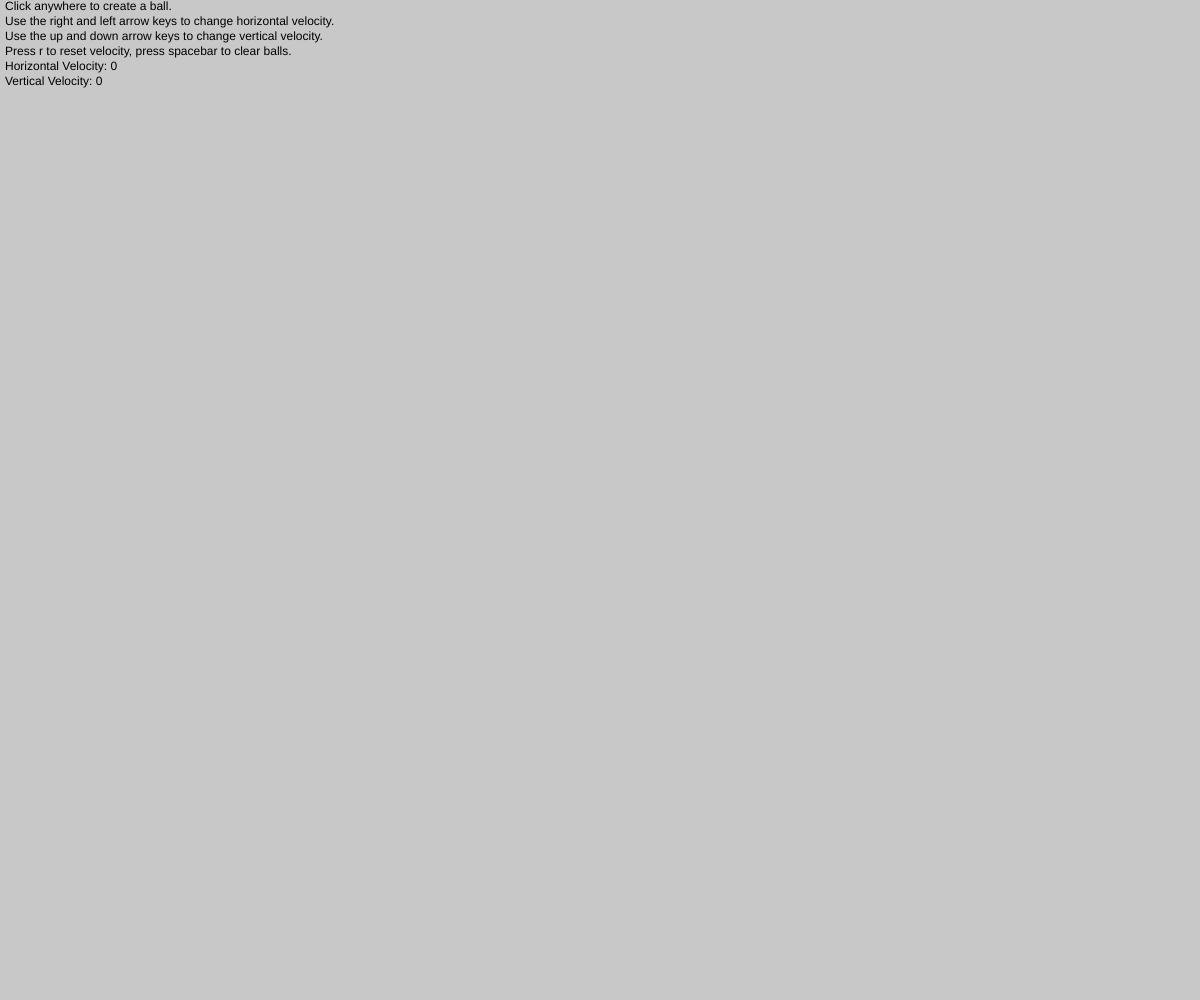
Frame 1 (no input)
Frame 60 (no input): identical to frame 1, image omitted
Frame 120 (the mouse pressed at the canvas centre since frame 60): identical to frame 1, image omitted

The p5.js sketch that drew this single still picture (run headless with seeded random() and noise() and a simulated clock; from frame 60 on, the mouse is pressed at the canvas centre):

// p5.js sketch
// ── sketch.js
// Alex Pohorecky
// Monday, February 26, 2018
// Computer Science 30, Period 5
// Bouncing Balls Simulator
// Extra For Experts:
// I used a random function to generate randomly colored balls.
// I used the class-type to create the ball object, which wasn't taught in class.

let balls = [];
let elasticity = 3;
let friction = 0.01;
let horizontalVelocity = 0;
let verticalVelocity = 0;
let gravity = 0.98;
let menuState = true;

function setup() {

  createCanvas(windowWidth, windowHeight);
}

function draw() {
  // if (menuState){
  //   menu();
  //   if ( mouseX > width/3  && mouseX < 2*width/3 &&  mouseY > height/3 && mouseY < 2*height/3 && mouseIsPressed){
  //     menuState = false;
  //   }
  // }
  // else{
  background(200);
  fill(0)
  text("Click anywhere to create a ball.\nUse the right and left arrow keys to change horizontal velocity.\nUse the up and down arrow keys to change vertical velocity.\nPress r to reset velocity, press spacebar to clear balls.", 5, 10);
  text("Horizontal Velocity: " + horizontalVelocity, 5, 70);
  text("Vertical Velocity: " + -1 * verticalVelocity, 5, 85);


  // For every ball in the list balls...
  for (let ball of balls) {
    ball.move();
    ball.animate();
  }
//   if (keyIsPressed && keyCode === 27){
//     menuState = true;
//   }
//
// }
}

function mouseClicked() {
  // Every time the mouse is clicked, create a new ball and append it to the list balls
  balls.push(new Ball(mouseX, mouseY, 20, horizontalVelocity, verticalVelocity, 0, gravity, random(255), random(255), random(255)));
}

function keyPressed(){
  // If the Spacebar is pressed...
  if (keyCode === 32){
    // Clear all balls
    balls = [];
  }
  // If the left arrow key is pressed...
  if (keyCode === LEFT_ARROW){
    // Increase horizontal velocity left
    horizontalVelocity -= 1;
  }
  // If the right arrow key is pressed...
  if (keyCode === RIGHT_ARROW){
    // Increase horizontal velocity right
    horizontalVelocity += 1;
  }
  // If the up arrow key is pressed...
  if (keyCode === UP_ARROW){
    // Increase vertical velocity up
    verticalVelocity -= 1;
  }
  // If the down arrow key is pressed...
  if (keyCode === DOWN_ARROW){
    // Increase vertical velocity down
    verticalVelocity += 1;
  }
   // If the r key is pressed...
  if (keyCode === 82){
    // Reset all modifiers to their default values
    verticalVelocity = 0;
    horizontalVelocity = 0;
  }
}

// ── menu.js
function menu(){
  fill("beige");
  rect(width/3,height/3,width/3,height/3);
  fill(0);
  text("PLAY", width/2,height/2);

}
